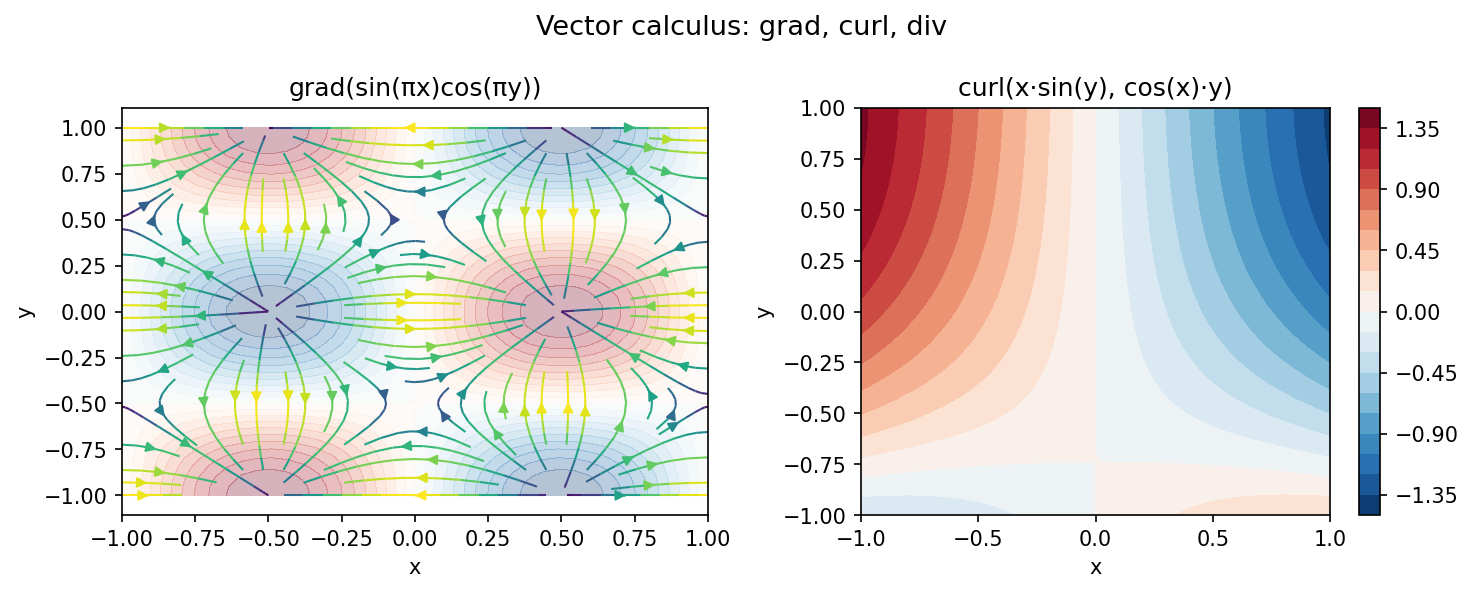

Reproduce this figure in Python.
"""Vector calculus identities and Chebfun2v.

Demonstrates grad, div, curl, and Laplacian using Chebfun2v,
following veccalc/CheckingVectorCalculus.m by Trefethen (2010).

curl(grad(f)) = 0
div(curl(F)) = 0
div(grad(f)) = Δf

Original MATLAB Chebfun: Copyright 2017 by The University of Oxford and
The Chebfun Developers. See https://www.chebfun.org/ for Chebfun information.
"""

import matplotlib
matplotlib.use("Agg")
import matplotlib.pyplot as plt
import jax.numpy as jnp
import numpy as np
import sys, os
sys.path.insert(0, os.path.join(os.path.dirname(__file__), '..', '..', 'src'))

import chebfunjax as cj
from chebfunjax.chebfun2d.chebfun2 import chebfun2
from chebfunjax.chebfun2d.chebfun2v import Chebfun2v


def run():
    print("=" * 60)
    print("Vector calculus identities with Chebfun2v")
    print("=" * 60)

    # Scalar potential
    f = chebfun2(lambda x, y: jnp.sin(jnp.pi * x) * jnp.cos(jnp.pi * y))
    print(f"\nf = sin(πx)cos(πy), rank {f.rank}")

    # Gradient: Fx = df/dx = pi*cos(pi*x)*cos(pi*y)
    #           Fy = df/dy = -pi*sin(pi*x)*sin(pi*y)
    # Note: dim=1 gives df/dy, dim=2 gives df/dx in this implementation
    Fx = f.diff(dim=2)   # d/dx
    Fy = f.diff(dim=1)   # d/dy
    F = Chebfun2v.from_functions(Fx, Fy)
    print(f"grad(f) components: ({Fx.rank}, {Fy.rank}) ranks")

    # curl(grad(f)) = dFy/dx - dFx/dy = 0 (exactly)
    curl_grad_f = F.curl()
    print(f"\ncurl(grad(f)) norm: {abs(float(curl_grad_f.norm())):.2e}  (exact: 0)")
    assert abs(float(curl_grad_f.norm())) < 1e-6

    # div(grad(f)) = Laplacian(f) = -2*pi^2 * sin(pi*x)*cos(pi*y)
    div_grad_f = F.div()
    # Verify at a test point
    x_test, y_test = 0.3, 0.4
    val_lap = float(div_grad_f(jnp.array(x_test), jnp.array(y_test)))
    exact_lap = float(-2 * jnp.pi**2 * jnp.sin(jnp.pi * x_test) * jnp.cos(jnp.pi * y_test))
    err_lap = abs(val_lap - exact_lap)
    print(f"\ndiv(grad(f))({x_test},{y_test}) = {val_lap:.8f}")
    print(f"Δf exact           = {exact_lap:.8f}")
    print(f"Error              = {err_lap:.2e}")
    assert err_lap < 1e-6

    # --- curl(G) for arbitrary G ---
    # G = (x*sin(y), cos(x)*y)
    # curl(G) = dGy/dx - dGx/dy = -sin(x)*y - x*cos(y)
    Gx = chebfun2(lambda x, y: x * jnp.sin(y))
    Gy = chebfun2(lambda x, y: jnp.cos(x) * y)
    G = Chebfun2v.from_functions(Gx, Gy)
    print(f"\nG = (x sin(y), cos(x) y)")

    curl_G = G.curl()
    val_curl = float(curl_G(jnp.array(0.5), jnp.array(0.3)))
    exact_curl = float(-jnp.sin(jnp.array(0.5)) * 0.3 - 0.5 * jnp.cos(jnp.array(0.3)))
    print(f"curl(G)(0.5, 0.3) = {val_curl:.8f}  (exact: {exact_curl:.8f})")
    err_curl = abs(val_curl - exact_curl)
    assert err_curl < 1e-8, f"curl error: {err_curl}"

    # div(G) = dGx/dx + dGy/dy = sin(y) + cos(x)
    div_G = G.div()
    val_div = float(div_G(jnp.array(0.5), jnp.array(0.3)))
    exact_div = float(jnp.sin(jnp.array(0.3)) + jnp.cos(jnp.array(0.5)))
    print(f"div(G)(0.5, 0.3) = {val_div:.8f}  (exact: {exact_div:.8f})")
    assert abs(val_div - exact_div) < 1e-8

    # --- Plot ---
    _here = os.path.dirname(os.path.abspath(__file__))
    fig, axes = plt.subplots(1, 2, figsize=(10, 4))

    xs = np.linspace(-1, 1, 40)
    ys = np.linspace(-1, 1, 40)
    X, Y = np.meshgrid(xs, ys)

    # Gradient field
    U = np.pi * np.cos(np.pi * X) * np.cos(np.pi * Y)
    V = -np.pi * np.sin(np.pi * X) * np.sin(np.pi * Y)
    speed = np.sqrt(U**2 + V**2)

    axes[0].streamplot(xs, ys, U.T, V.T, color=speed.T, cmap='viridis',
                        linewidth=1, density=1)
    axes[0].contourf(X, Y, np.sin(np.pi * X) * np.cos(np.pi * Y),
                      levels=20, alpha=0.3, cmap='RdBu_r')
    axes[0].set_title("grad(sin(πx)cos(πy))", fontsize=12)
    axes[0].set_xlabel("x"); axes[0].set_ylabel("y")

    # curl_G plot
    curl_exact = -np.sin(X) * Y - X * np.cos(Y)
    im = axes[1].contourf(X, Y, curl_exact, levels=20, cmap="RdBu_r")
    axes[1].set_title("curl(x·sin(y), cos(x)·y)", fontsize=12)
    axes[1].set_xlabel("x"); axes[1].set_ylabel("y")
    fig.colorbar(im, ax=axes[1])

    fig.suptitle("Vector calculus: grad, curl, div", fontsize=13)
    fig.tight_layout()
    fig.savefig(os.path.join(_here, "vector_calculus.png"), dpi=150, bbox_inches="tight")
    plt.close(fig)

    print("\nAll assertions passed.")
    return True


if __name__ == "__main__":
    run()
